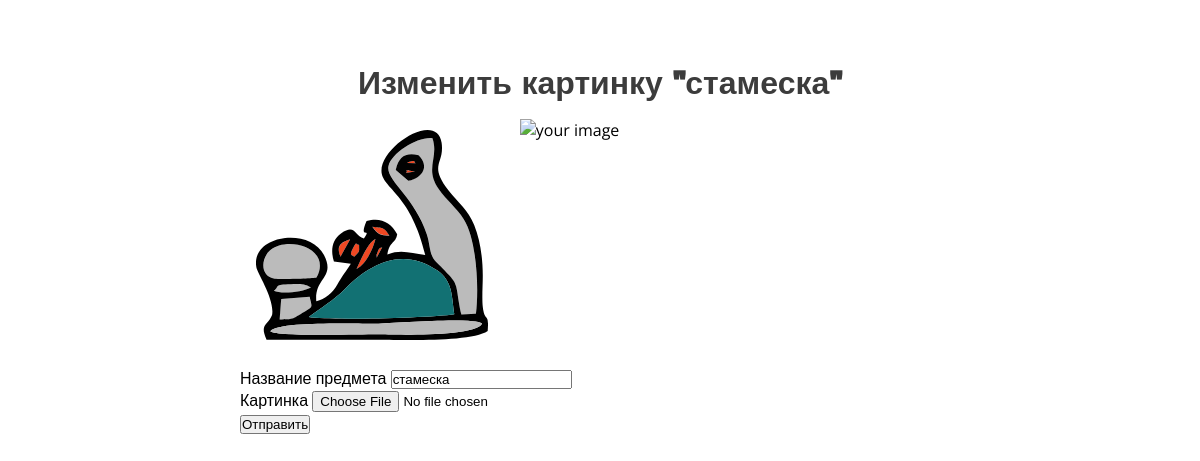
The page /admin/item/8 (signed in) on the database as committed earlier.
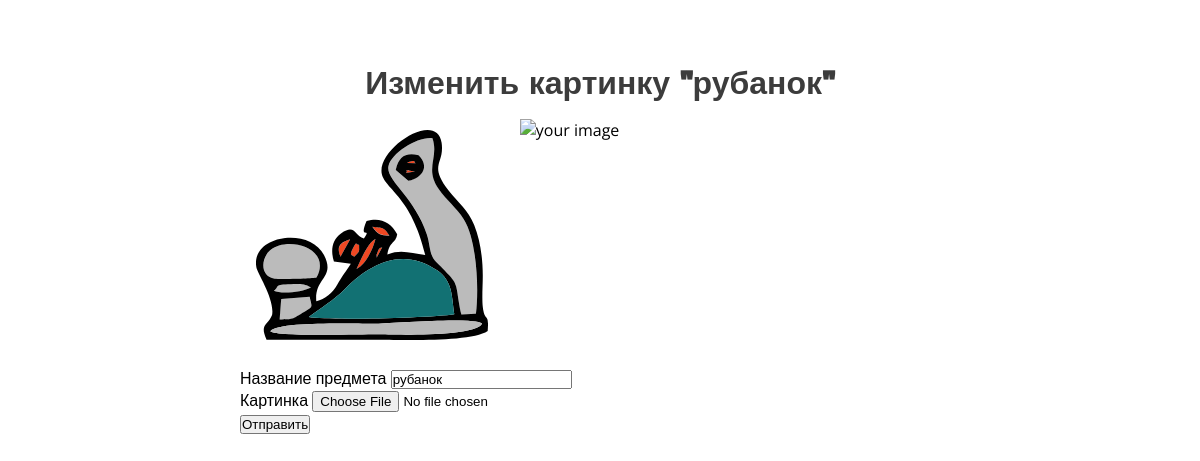
The same page on the database as committed later.
### data/items.py (models this page shows)
class Items(SqlAlchemyBase, SerializerMixin):
    __tablename__ = 'items'
    id = sqlalchemy.Column(sqlalchemy.Integer,
                           primary_key=True, autoincrement=True)
    name = sqlalchemy.Column(sqlalchemy.String)
    filename = sqlalchemy.Column(sqlalchemy.String)

### main.py (the view, shortened to what this page needs)
@app.route("/admin/item/<int:item_id>", methods=['GET', 'POST'])
@login_required
def edit_item(item_id):
    item_form = ItemForm()
    session = create_session()
    item = session.query(Items).get(item_id)
    item_form.name.data = item.name
    return render_template("edit_item.html", form=item_form, item=item, jquery=True)

### forms/item_add.py
class ItemForm(FlaskForm):
    name = StringField("Название предмета", validators=[DataRequired()], render_kw={
        "class": "input-str form-control",
        "required": True,
    })
    image = FileField('Картинка', validators=[DataRequired()], render_kw={
        "required": True,
    })
    submit = SubmitField('Отправить')

### data/db_session.py (called while the page is built)
def create_session() -> Session:
    global __factory
    return __factory()

### main.py (called while the page is built)
@login_manager.user_loader
def load_user(user_id):
    session = create_session()
    return session.query(Admin).get(user_id)

@app.after_request
def add_header(r):
    if not app.config["DEBUG"]:
        return r
    r.headers["Cache-Control"] = "no-cache, no-store, must-revalidate"
    r.headers["Pragma"] = "no-cache"
    r.headers["Expires"] = "0"
    r.headers['Cache-Control'] = 'public, max-age=0'
    return r

### templates/edit_item.html (shortened to what this page needs)
{% extends "base.html" %}
{% block styles %}
    <link href="{{ url_for('static', filename='css/edit_item.css') }}" rel="stylesheet">
{% endblock %}
{% block content %}
    <h1>Изменить картинку "{{ item.name }}"</h1>
    <div class="before">
        <img src="/{{ item.filename }}" alt="not found">
        <img id="blah" src="#" alt="your image"/>
    </div>
    <form method=post enctype=multipart/form-data>
        <div class="form-item">
            {{ form.name.label }}
            {{ form.name() }}
        </div>
        <div class="form-item">
            {{ form.image.label }}
            {{ form.image(onChange="readURL(this);") }}
        </div>
        <div class="form-item">
            {{ form.submit(type="submit", class="button") }}
        </div>
    </form>
{% endblock %}

Rows that differ between the two databases and show on the page:
changed Items: name "стамеска" → "рубанок"
